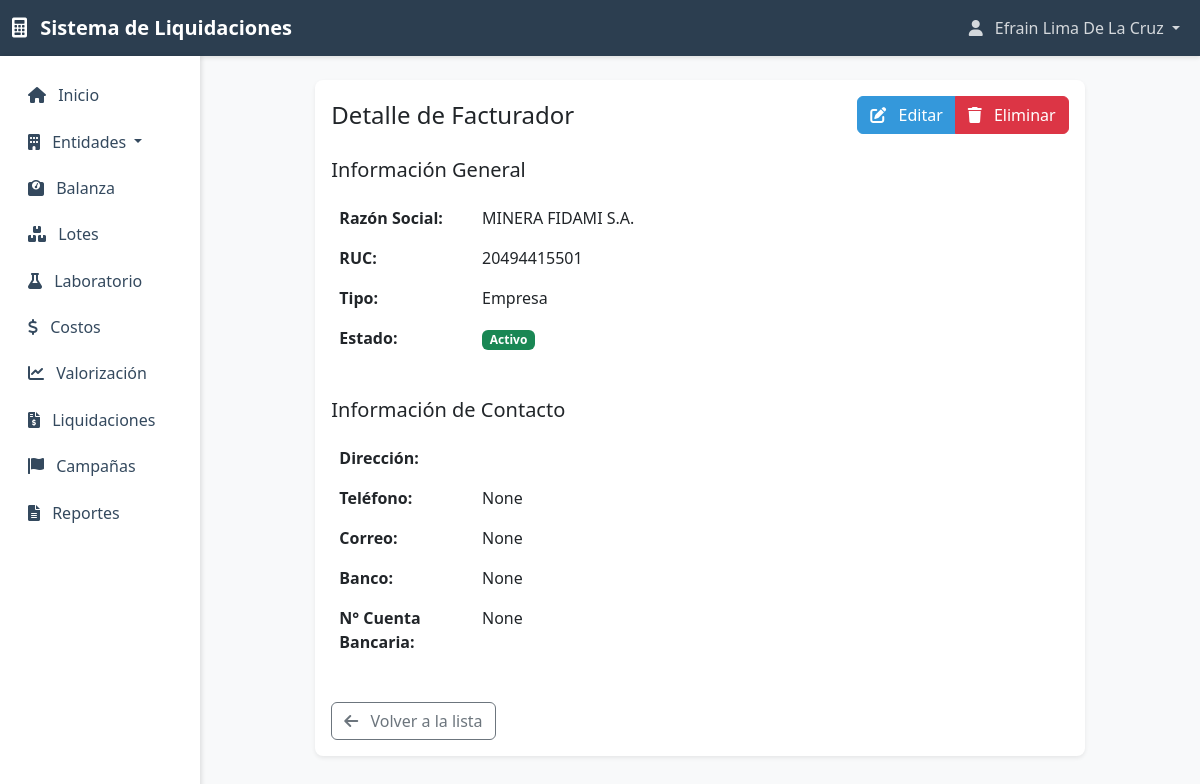
The app's page /entidades/facturadores/1/ (signed in), older data.
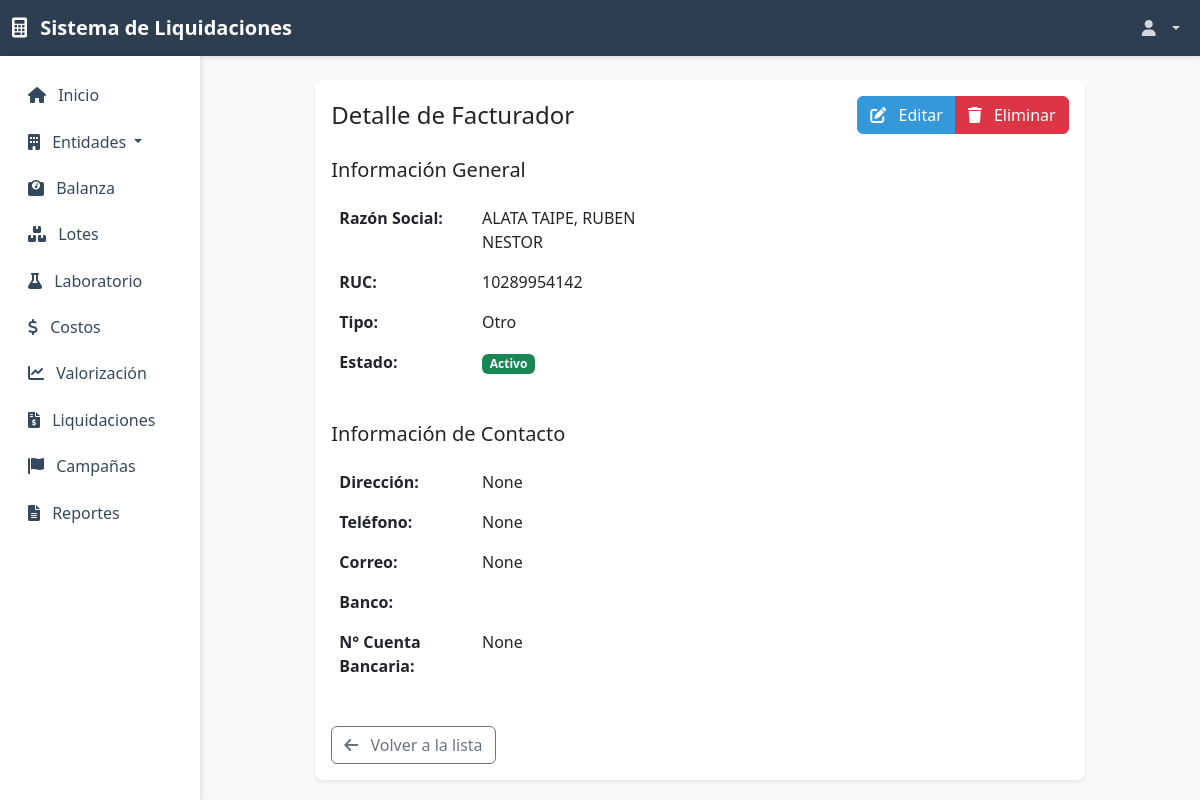
The same page, newer data.
### usuarios/models.py (models this page shows, shortened)
class Usuario(AbstractUser):
    ROLES = (
        ('planta', 'Planta'),
        ('laboratorio', 'Laboratorio'),
        ('comercial', 'Comercial'),
        ('administrador', 'Administrador'),
    )
    rol = models.CharField(max_length=20, choices=ROLES, default='planta')
    telefono = models.CharField(max_length=15, blank=True, null=True)
    direccion = models.TextField(blank=True, null=True)
    groups = models.ManyToManyField(
        'auth.Group',
        related_name='usuario_set',
        blank=True,
        help_text='The groups this user belongs to. A user will get all permissions granted to each of their groups.',
        verbose_name='groups',
    )
    user_permissions = models.ManyToManyField(
        'auth.Permission',
        related_name='usuario_set',
        blank=True,
        help_text='Specific permissions for this user.',
        verbose_name='user permissions',
    )
    class Meta:
        verbose_name = 'Usuario'
        verbose_name_plural = 'Usuarios'

### entidades/models.py (models this page shows, shortened)
class Facturador(models.Model):
    TIPOS = (
        ('empresa', 'Empresa'),
        ('acopio', 'Acopio'),
        ('contrata', 'Contrata'),
        ('sociedad', 'Sociedad'),
        ('transportista', 'Transportista'),
        ('otro', 'Otro'),
    )
    BANCOS = (
        ('bcp', 'BCP'),
        ('bbva', 'BBVA'),
        ('interbank', 'Interbank'),
        ('scotiabank', 'Scotiabank'),
        ('nacion', 'Nación'),
        ('pichincha', 'Pichincha'),
        ('mibanco', 'Mibanco'),
        ('creditea', 'Creditea'),
        ('banbif', 'BanBif'),
        ('falabella', 'Falabella'),
        ('azteca', 'Azteca'),
        ('gnb', 'GNB'),
        ('otro', 'Otro'),
    )
    razon_social = models.CharField(max_length=200)
    ruc = models.CharField(max_length=11, unique=True)
    tipo = models.CharField(max_length=20, choices=TIPOS)
    direccion = models.TextField(blank=True, null=True)
    telefono = models.CharField(max_length=15, blank=True, null=True)
    correo = models.EmailField(blank=True, null=True)
    observacion = models.TextField(blank=True, null=True)
    banco = models.CharField(max_length=50, choices=BANCOS, blank=True, null=True, verbose_name='Banco')
    numero_cuenta_bancaria = models.CharField(max_length=30, blank=True, null=True, verbose_name='Número de Cuenta Bancaria')
    fecha_creacion = models.DateTimeField(auto_now_add=True)
    fecha_actualizacion = models.DateTimeField(auto_now=True)
    estado = models.BooleanField(default=True)
    class Meta:
        verbose_name = 'Facturador'
        verbose_name_plural = 'Facturadores'

### entidades/views.py (the view)
# urls.py: path('facturadores/<int:pk>/', views.facturador_detail, name='facturador_detail'),
@permission_required('entidades.view_facturador', raise_exception=True)
def facturador_detail(request, pk):
    facturador = get_object_or_404(Facturador, pk=pk)
    context = {
        'object': facturador,
    }
    return render(request, 'entidades/facturador_detail.html', context)

### templates/entidades/facturador_detail.html (shortened to what this page needs)
{% extends 'base.html' %}
{% block content %}
<div class="container-fluid py-4">
    <div class="row justify-content-center">
        <div class="col-md-10">
            <div class="card border-0 shadow-sm">
                <div class="card-body">
                    <div class="d-flex justify-content-between align-items-center mb-4">
                        <h4 class="card-title mb-0">Detalle de Facturador</h4>
                        <div class="btn-group">
                            <a href="{% url 'entidades:facturador_update' object.pk %}" class="btn btn-primary">
                                <i class="fas fa-edit me-2"></i>
                                Editar
                            </a>
                            <a href="{% url 'entidades:facturador_delete' object.pk %}" class="btn btn-danger">
                                <i class="fas fa-trash me-2"></i>
                                Eliminar
                            </a>
                        </div>
                    </div>
                    <div class="row">
                        <div class="col-md-6">
                            <h5 class="mb-3">Información General</h5>
                            <table class="table table-borderless">
                                <tr>
                                    <th style="width: 40%">Razón Social:</th>
                                    <td>{{ object.razon_social }}</td>
                                </tr>
                                <tr>
                                    <th>RUC:</th>
                                    <td>{{ object.ruc }}</td>
                                </tr>
                                <tr>
                                    <th>Tipo:</th>
                                    <td>{{ object.get_tipo_display }}</td>
                                </tr>
                                <tr>
                                    <th>Estado:</th>
                                    <td>
                                        {% if object.estado %}
                                            <span class="badge bg-success">Activo</span>
                                        {% else %}
                                            <span class="badge bg-danger">Inactivo</span>
                                        {% endif %}
                                    </td>
                                </tr>
                            </table>
                        </div>
                    </div>
                    <div class="row mt-4">
                        <div class="col-md-6">
                            <h5 class="mb-3">Información de Contacto</h5>
                            <table class="table table-borderless">
                                <tr>
                                    <th style="width: 40%">Dirección:</th>
                                    <td>{{ object.direccion }}</td>
                                </tr>
                                <tr>
                                    <th>Teléfono:</th>
                                    <td>{{ object.telefono }}</td>
                                </tr>
                                <tr>
                                    <th>Correo:</th>
                                    <td>{{ object.correo }}</td>
                                </tr>
                                <tr>
                                    <th>Banco:</th>
                                    <td>{{ object.get_banco_display }}</td>
                                </tr>
                                <tr>
                                    <th>N° Cuenta Bancaria:</th>
                                    <td>{{ object.numero_cuenta_bancaria }}</td>
                                </tr>
                            </table>
                        </div>
                    </div>
                    <div class="mt-4">
                        <a href="{% url 'entidades:facturador_list' %}" class="btn btn-outline-secondary">
                            <i class="fas fa-arrow-left me-2"></i>
                            Volver a la lista
                        </a>
                    </div>
                </div>
            </div>
        </div>
    </div>
</div>
{% endblock %}

### templates/base.html (shortened to what this page needs)
<!DOCTYPE html>
<html lang="es">
<head>
    <link href="https://cdn.jsdelivr.net/npm/bootstrap@5.3.0/dist/css/bootstrap.min.css" rel="stylesheet">
    <link href="https://cdnjs.cloudflare.com/ajax/libs/font-awesome/6.0.0/css/all.min.css" rel="stylesheet">
</head>
<body>
    <nav class="navbar navbar-expand-lg navbar-dark">
        <div class="container-fluid">
            <a class="navbar-brand" href="{% url 'home' %}">
                <i class="fas fa-calculator me-2"></i>
                Sistema de Liquidaciones
            </a>
            <div class="collapse navbar-collapse" id="navbarNav">
                <ul class="navbar-nav ms-auto mb-2 mb-lg-0">
                    {% if user.is_authenticated %}
                    <li class="nav-item dropdown d-none d-lg-block">
                        <a class="nav-link dropdown-toggle" href="#" id="userDropdownDesktop" role="button" data-bs-toggle="dropdown">
                            <i class="fas fa-user me-2"></i>
                            {{ user.get_full_name }}
                        </a>
                    </li>
                    {% else %}
                    <li class="nav-item">
                        <a class="nav-link" href="{% url 'login' %}">Iniciar Sesión</a>
                    </li>
                    {% endif %}
                </ul>
            </div>
        </div>
    </nav>
    <div class="container-fluid">
        <div class="row">
            {% if user.is_authenticated %}
            <div class="col-md-3 col-lg-2 d-md-block sidebar collapse">
                <div class="position-sticky">
                    <ul class="nav flex-column">
                        <li class="nav-item">
                            <a class="nav-link {% if request.resolver_match.url_name == 'home' %}active{% endif %}" href="{% url 'home' %}">
                                <i class="fas fa-home me-2"></i>
                                Inicio
                            </a>
                        </li>
                        <li class="nav-item dropdown">
                            <a class="nav-link dropdown-toggle" href="#" id="entidadesDropdown" role="button" data-bs-toggle="dropdown">
                                <i class="fas fa-building me-2"></i>
                                Entidades
                            </a>
                        </li>
                        <li class="nav-item">
                            <a class="nav-link" href="{% url 'balanza:balanza_list' %}">
                                <i class="fas fa-weight me-2"></i>
                                Balanza
                            </a>
                        </li>
                        <li class="nav-item">
                            <a class="nav-link" href="{% url 'lotes:lote_list' %}">
                                <i class="fas fa-boxes me-2"></i>
                                Lotes
                            </a>
                        </li>
                        <li class="nav-item">
                            <a class="nav-link" href="{% url 'laboratorio:ley_list' %}">
                                <i class="fas fa-flask me-2"></i>
                                Laboratorio
                            </a>
                        </li>
                        <li class="nav-item">
                            <a class="nav-link" href="{% url 'costos:costo_list' %}">
                                <i class="fas fa-dollar-sign me-2"></i>
                                Costos
                            </a>
                        </li>
                        <li class="nav-item">
                            <a class="nav-link" href="{% url 'valorizacion:valorizacion_list' %}">
                                <i class="fas fa-chart-line me-2"></i>
                                Valorización
                            </a>
                        </li>
                        <li class="nav-item">
                            <a class="nav-link" href="{% url 'liquidaciones:liquidacion_list' %}">
                                <i class="fas fa-file-invoice-dollar me-2"></i>
                                Liquidaciones
                            </a>
                        </li>
                        <li class="nav-item">
                            <a class="nav-link" href="{% url 'lotes:campana_list' %}">
                                <i class="fas fa-flag me-2"></i>
                                Campañas
                            </a>
                        </li>
                        <li class="nav-item">
                            <a class="nav-link" href="{% url 'reportes:reporte_list' %}">
                                <i class="fas fa-file-alt me-2"></i>
                                Reportes
                            </a>
                        </li>
                    </ul>
                </div>
            </div>
            {% endif %}
            <main class="{% if user.is_authenticated %}col-md-9 ms-sm-auto col-lg-10 px-md-4{% else %}col-12{% endif %}">
                {% block content %}{% endblock %}
            </main>
        </div>
    </div>
</body>
</html>

### templates/base.html (style rules this page uses)
:root { --primary-color: #2c3e50; --secondary-color: #34495e; --accent-color: #3498db; }
body { font-family: 'Segoe UI', Tahoma, Geneva, Verdana, sans-serif; background-color: #f8f9fa; }
.navbar { background-color: var(--primary-color); box-shadow: 0 2px 4px rgba(0,0,0,0.1); }
.navbar-brand { color: white !important; font-weight: bold; }
.nav-link { color: rgba(255,255,255,0.8) !important; }
.sidebar { background-color: white; box-shadow: 2px 0 4px rgba(0,0,0,0.1); height: calc(100vh - 56px); position: fixed; padding-top: 1rem; }
.sidebar .nav-link { color: var(--secondary-color) !important; padding: 0.5rem 1rem; margin: 0.2rem 0; border-radius: 0.25rem; }
.card { border: none; box-shadow: 0 2px 4px rgba(0,0,0,0.1); border-radius: 0.5rem; }
.btn-primary { background-color: var(--accent-color); border-color: var(--accent-color); }

Row changes from the older to the newer data that the page shows:
no longer on this page (row edited): Usuario: get_full_name "Efrain Lima De La Cruz"
changed Facturador "None": razon_social "MINERA FIDAMI S.A." → "ALATA TAIPE, RUBEN NESTOR"; ruc "20494415501" → "10289954142"; tipo "Empresa" → "Otro"; direccion (not shown) → "None"; banco "None" → (not shown)
